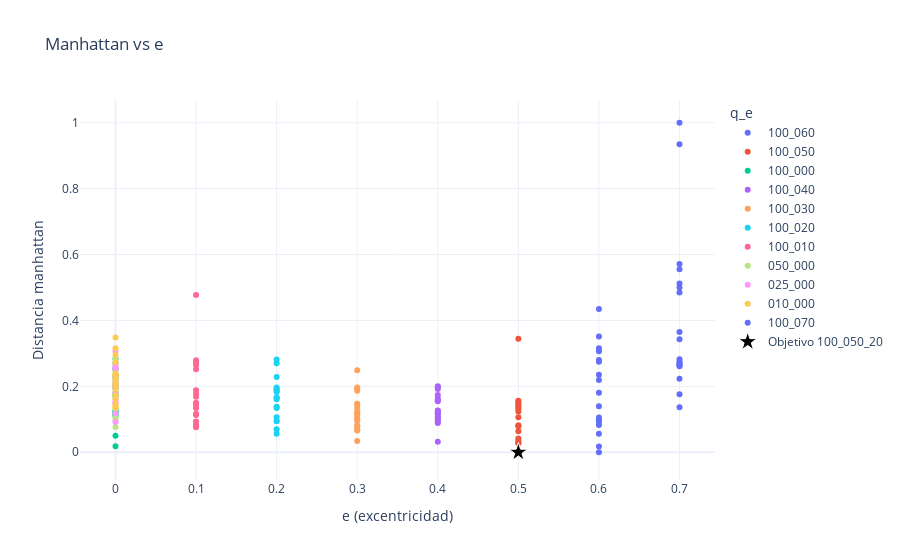

Notebook cell for this chart:
### Code cell
manual  = {}

plot_distance_vs_e_interactive(
    distances,
    distance="manhattan",
    manual_colors=manual,
    title="Manhattan vs e"
)

### Figure 1 — Plotly figure (JSON) as saved in the notebook; plotly's stock layout.template omitted (floating-point values rounded to 4 significant figures)
{"data": [{"customdata": [["100_060_10", 1, "100_060"], ["100_060_09", 1, "100_060"], ["100_060_13", 1, "100_060"], ["100_060_20", 1, "100_060"], ["100_060_05", 1, "100_060"], ["100_060_17", 1, "100_060"], ["100_060_14", 1, "100_060"], ["100_060_06", 1, "100_060"], ["100_060_11", 1, "100_060"], ["100_060_15", 1, "100_060"], ["100_060_08", 1, "100_060"], ["100_060_18", 1, "100_060"], ["100_060_16", 1, "100_060"], ["100_060_12", 1, "100_060"], ["100_060_03", 1, "100_060"], ["100_060_19", 1, "100_060"], ["100_060_07", 1, "100_060"], ["100_060_04", 1, "100_060"]], "hovertemplate": "e (excentricidad)=%{x:.2f}<br>Distancia manhattan=%{y:.4f}<br>id=%{customdata[0]}<br>q_float=%{customdata[1]:.2f}<extra></extra>", "legendgroup": "100_060", "marker": {"color": "#636EFA", "symbol": "circle"}, "mode": "markers", "name": "100_060", "orientation": "v", "showlegend": true, "type": "scatter", "x": [0.6, 0.6, 0.6, 0.6, 0.6, 0.6, 0.6, 0.6, 0.6, 0.6, 0.6, 0.6, 0.6, 0.6, 0.6, 0.6, 0.6, 0.6], "xaxis": "x", "y": [0.0, 0.01741, 0.05586, 0.08284, 0.09267, 0.09697, 0.09946, 0.1053, 0.1394, 0.1807, 0.2193, 0.2354, 0.275, 0.2803, 0.3068, 0.3158, 0.351, 0.4351], "yaxis": "y"}, {"customdata": [["100_050_19", 1, "100_050"], ["100_050_12", 1, "100_050"], ["100_050_15", 1, "100_050"], ["100_050_09", 1, "100_050"], ["100_050_08", 1, "100_050"], ["100_050_16", 1, "100_050"], ["100_050_07", 1, "100_050"], ["100_050_18", 1, "100_050"], ["100_050_13", 1, "100_050"], ["100_050_04", 1, "100_050"], ["100_050_06", 1, "100_050"], ["100_050_11", 1, "100_050"], ["100_050_14", 1, "100_050"], ["100_050_05", 1, "100_050"], ["100_050_10", 1, "100_050"], ["100_050_17", 1, "100_050"], ["100_050_03", 1, "100_050"]], "hovertemplate": "e (excentricidad)=%{x:.2f}<br>Distancia manhattan=%{y:.4f}<br>id=%{customdata[0]}<br>q_float=%{customdata[1]:.2f}<extra></extra>", "legendgroup": "100_050", "marker": {"color": "#EF553B", "symbol": "circle"}, "mode": "markers", "name": "100_050", "orientation": "v", "showlegend": true, "type": "scatter", "x": [0.5, 0.5, 0.5, 0.5, 0.5, 0.5, 0.5, 0.5, 0.5, 0.5, 0.5, 0.5, 0.5, 0.5, 0.5, 0.5, 0.5], "xaxis": "x", "y": [0.003801, 0.02761, 0.02853, 0.0351, 0.04189, 0.06381, 0.07925, 0.08196, 0.1063, 0.1237, 0.1313, 0.1362, 0.1441, 0.1466, 0.1543, 0.1562, 0.3442], "yaxis": "y"}, {"customdata": [["100_000_03", 1, "100_000"], ["100_000_14", 1, "100_000"], ["100_000_17", 1, "100_000"], ["100_000_04", 1, "100_000"], ["100_000_06", 1, "100_000"], ["100_000_18", 1, "100_000"], ["100_000_05", 1, "100_000"], ["100_000_19", 1, "100_000"], ["100_000_07", 1, "100_000"], ["100_000_10", 1, "100_000"], ["100_000_09", 1, "100_000"], ["100_000_20", 1, "100_000"], ["100_000_16", 1, "100_000"], ["100_000_15", 1, "100_000"], ["100_000_13", 1, "100_000"], ["100_000_11", 1, "100_000"], ["100_000_12", 1, "100_000"], ["100_000_08", 1, "100_000"]], "hovertemplate": "e (excentricidad)=%{x:.2f}<br>Distancia manhattan=%{y:.4f}<br>id=%{customdata[0]}<br>q_float=%{customdata[1]:.2f}<extra></extra>", "legendgroup": "100_000", "marker": {"color": "#00CC96", "symbol": "circle"}, "mode": "markers", "name": "100_000", "orientation": "v", "showlegend": true, "type": "scatter", "x": [0.0, 0.0, 0.0, 0.0, 0.0, 0.0, 0.0, 0.0, 0.0, 0.0, 0.0, 0.0, 0.0, 0.0, 0.0, 0.0, 0.0, 0.0], "xaxis": "x", "y": [0.01849, 0.05009, 0.1105, 0.1133, 0.1169, 0.123, 0.1254, 0.1699, 0.1744, 0.1775, 0.1945, 0.2005, 0.2063, 0.2273, 0.2502, 0.254, 0.2702, 0.2835], "yaxis": "y"}, {"customdata": [["100_040_09", 1, "100_040"], ["100_040_19", 1, "100_040"], ["100_040_14", 1, "100_040"], ["100_040_15", 1, "100_040"], ["100_040_18", 1, "100_040"], ["100_040_17", 1, "100_040"], ["100_040_12", 1, "100_040"], ["100_040_20", 1, "100_040"], ["100_040_11", 1, "100_040"], ["100_040_10", 1, "100_040"], ["100_040_16", 1, "100_040"], ["100_040_05", 1, "100_040"], ["100_040_06", 1, "100_040"], ["100_040_03", 1, "100_040"], ["100_040_04", 1, "100_040"], ["100_040_13", 1, "100_040"], ["100_040_07", 1, "100_040"], ["100_040_08", 1, "100_040"]], "hovertemplate": "e (excentricidad)=%{x:.2f}<br>Distancia manhattan=%{y:.4f}<br>id=%{customdata[0]}<br>q_float=%{customdata[1]:.2f}<extra></extra>", "legendgroup": "100_040", "marker": {"color": "#AB63FA", "symbol": "circle"}, "mode": "markers", "name": "100_040", "orientation": "v", "showlegend": true, "type": "scatter", "x": [0.4, 0.4, 0.4, 0.4, 0.4, 0.4, 0.4, 0.4, 0.4, 0.4, 0.4, 0.4, 0.4, 0.4, 0.4, 0.4, 0.4, 0.4], "xaxis": "x", "y": [0.0316, 0.08845, 0.09422, 0.09874, 0.1054, 0.1056, 0.1145, 0.1179, 0.1207, 0.1256, 0.1264, 0.1548, 0.1581, 0.1624, 0.1736, 0.1922, 0.1981, 0.2], "yaxis": "y"}, {"customdata": [["100_030_14", 1, "100_030"], ["100_030_05", 1, "100_030"], ["100_030_17", 1, "100_030"], ["100_030_11", 1, "100_030"], ["100_030_10", 1, "100_030"], ["100_030_04", 1, "100_030"], ["100_030_12", 1, "100_030"], ["100_030_08", 1, "100_030"], ["100_030_13", 1, "100_030"], ["100_030_06", 1, "100_030"], ["100_030_18", 1, "100_030"], ["100_030_16", 1, "100_030"], ["100_030_20", 1, "100_030"], ["100_030_15", 1, "100_030"], ["100_030_19", 1, "100_030"], ["100_030_07", 1, "100_030"], ["100_030_03", 1, "100_030"], ["100_030_09", 1, "100_030"]], "hovertemplate": "e (excentricidad)=%{x:.2f}<br>Distancia manhattan=%{y:.4f}<br>id=%{customdata[0]}<br>q_float=%{customdata[1]:.2f}<extra></extra>", "legendgroup": "100_030", "marker": {"color": "#FFA15A", "symbol": "circle"}, "mode": "markers", "name": "100_030", "orientation": "v", "showlegend": true, "type": "scatter", "x": [0.3, 0.3, 0.3, 0.3, 0.3, 0.3, 0.3, 0.3, 0.3, 0.3, 0.3, 0.3, 0.3, 0.3, 0.3, 0.3, 0.3, 0.3], "xaxis": "x", "y": [0.03386, 0.06625, 0.06802, 0.07787, 0.08159, 0.09557, 0.1003, 0.107, 0.1154, 0.1196, 0.1229, 0.1352, 0.1448, 0.1471, 0.1868, 0.1927, 0.1964, 0.2491], "yaxis": "y"}, {"customdata": [["100_020_03", 1, "100_020"], ["100_020_06", 1, "100_020"], ["100_020_14", 1, "100_020"], ["100_020_08", 1, "100_020"], ["100_020_07", 1, "100_020"], ["100_020_15", 1, "100_020"], ["100_020_09", 1, "100_020"], ["100_020_18", 1, "100_020"], ["100_020_16", 1, "100_020"], ["100_020_17", 1, "100_020"], ["100_020_19", 1, "100_020"], ["100_020_12", 1, "100_020"], ["100_020_04", 1, "100_020"], ["100_020_13", 1, "100_020"], ["100_020_10", 1, "100_020"], ["100_020_20", 1, "100_020"], ["100_020_05", 1, "100_020"], ["100_020_11", 1, "100_020"]], "hovertemplate": "e (excentricidad)=%{x:.2f}<br>Distancia manhattan=%{y:.4f}<br>id=%{customdata[0]}<br>q_float=%{customdata[1]:.2f}<extra></extra>", "legendgroup": "100_020", "marker": {"color": "#19D3F3", "symbol": "circle"}, "mode": "markers", "name": "100_020", "orientation": "v", "showlegend": true, "type": "scatter", "x": [0.2, 0.2, 0.2, 0.2, 0.2, 0.2, 0.2, 0.2, 0.2, 0.2, 0.2, 0.2, 0.2, 0.2, 0.2, 0.2, 0.2, 0.2], "xaxis": "x", "y": [0.0563, 0.0696, 0.09399, 0.0952, 0.1058, 0.1342, 0.1381, 0.1606, 0.1656, 0.1664, 0.1825, 0.1859, 0.1902, 0.1903, 0.1964, 0.2285, 0.27, 0.2813], "yaxis": "y"}, {"customdata": [["100_010_04", 1, "100_010"], ["100_010_18", 1, "100_010"], ["100_010_08", 1, "100_010"], ["100_010_06", 1, "100_010"], ["100_010_15", 1, "100_010"], ["100_010_20", 1, "100_010"], ["100_010_17", 1, "100_010"], ["100_010_13", 1, "100_010"], ["100_010_19", 1, "100_010"], ["100_010_09", 1, "100_010"], ["100_010_11", 1, "100_010"], ["100_010_10", 1, "100_010"], ["100_010_07", 1, "100_010"], ["100_010_16", 1, "100_010"], ["100_010_14", 1, "100_010"], ["100_010_12", 1, "100_010"], ["100_010_03", 1, "100_010"], ["100_010_05", 1, "100_010"]], "hovertemplate": "e (excentricidad)=%{x:.2f}<br>Distancia manhattan=%{y:.4f}<br>id=%{customdata[0]}<br>q_float=%{customdata[1]:.2f}<extra></extra>", "legendgroup": "100_010", "marker": {"color": "#FF6692", "symbol": "circle"}, "mode": "markers", "name": "100_010", "orientation": "v", "showlegend": true, "type": "scatter", "x": [0.1, 0.1, 0.1, 0.1, 0.1, 0.1, 0.1, 0.1, 0.1, 0.1, 0.1, 0.1, 0.1, 0.1, 0.1, 0.1, 0.1, 0.1], "xaxis": "x", "y": [0.07602, 0.08018, 0.08368, 0.09316, 0.113, 0.1171, 0.1341, 0.1361, 0.1461, 0.1502, 0.1686, 0.1779, 0.1881, 0.2521, 0.2646, 0.2722, 0.2792, 0.4776], "yaxis": "y"}, {"customdata": [["050_000_11", 0.5, "050_000"], ["050_000_04", 0.5, "050_000"], ["050_000_18", 0.5, "050_000"], ["050_000_17", 0.5, "050_000"], ["050_000_08", 0.5, "050_000"], ["050_000_20", 0.5, "050_000"], ["050_000_16", 0.5, "050_000"], ["050_000_13", 0.5, "050_000"], ["050_000_19", 0.5, "050_000"], ["050_000_10", 0.5, "050_000"], ["050_000_05", 0.5, "050_000"], ["050_000_06", 0.5, "050_000"], ["050_000_14", 0.5, "050_000"], ["050_000_09", 0.5, "050_000"], ["050_000_15", 0.5, "050_000"], ["050_000_07", 0.5, "050_000"], ["050_000_03", 0.5, "050_000"], ["050_000_12", 0.5, "050_000"]], "hovertemplate": "e (excentricidad)=%{x:.2f}<br>Distancia manhattan=%{y:.4f}<br>id=%{customdata[0]}<br>q_float=%{customdata[1]:.2f}<extra></extra>", "legendgroup": "050_000", "marker": {"color": "#B6E880", "symbol": "circle"}, "mode": "markers", "name": "050_000", "orientation": "v", "showlegend": true, "type": "scatter", "x": [0.0, 0.0, 0.0, 0.0, 0.0, 0.0, 0.0, 0.0, 0.0, 0.0, 0.0, 0.0, 0.0, 0.0, 0.0, 0.0, 0.0, 0.0], "xaxis": "x", "y": [0.07648, 0.09682, 0.1053, 0.1107, 0.1324, 0.1715, 0.1784, 0.1789, 0.1814, 0.1822, 0.2014, 0.2169, 0.2219, 0.234, 0.2361, 0.255, 0.2681, 0.2819], "yaxis": "y"}, {"customdata": [["025_000_14", 0.25, "025_000"], ["025_000_04", 0.25, "025_000"], ["025_000_18", 0.25, "025_000"], ["025_000_12", 0.25, "025_000"], ["025_000_20", 0.25, "025_000"], ["025_000_15", 0.25, "025_000"], ["025_000_19", 0.25, "025_000"], ["025_000_11", 0.25, "025_000"], ["025_000_16", 0.25, "025_000"], ["025_000_10", 0.25, "025_000"], ["025_000_05", 0.25, "025_000"], ["025_000_06", 0.25, "025_000"], ["025_000_17", 0.25, "025_000"], ["025_000_08", 0.25, "025_000"], ["025_000_03", 0.25, "025_000"], ["025_000_09", 0.25, "025_000"], ["025_000_13", 0.25, "025_000"], ["025_000_07", 0.25, "025_000"]], "hovertemplate": "e (excentricidad)=%{x:.2f}<br>Distancia manhattan=%{y:.4f}<br>id=%{customdata[0]}<br>q_float=%{customdata[1]:.2f}<extra></extra>", "legendgroup": "025_000", "marker": {"color": "#FF97FF", "symbol": "circle"}, "mode": "markers", "name": "025_000", "orientation": "v", "showlegend": true, "type": "scatter", "x": [0.0, 0.0, 0.0, 0.0, 0.0, 0.0, 0.0, 0.0, 0.0, 0.0, 0.0, 0.0, 0.0, 0.0, 0.0, 0.0, 0.0, 0.0], "xaxis": "x", "y": [0.0915, 0.1175, 0.1478, 0.148, 0.15, 0.1591, 0.1813, 0.195, 0.2008, 0.2042, 0.2141, 0.23, 0.237, 0.2514, 0.2574, 0.2611, 0.2702, 0.306], "yaxis": "y"}, {"customdata": [["010_000_18", 0.1, "010_000"], ["010_000_10", 0.1, "010_000"], ["010_000_05", 0.1, "010_000"], ["010_000_13", 0.1, "010_000"], ["010_000_17", 0.1, "010_000"], ["010_000_16", 0.1, "010_000"], ["010_000_11", 0.1, "010_000"], ["010_000_15", 0.1, "010_000"], ["010_000_03", 0.1, "010_000"], ["010_000_19", 0.1, "010_000"], ["010_000_04", 0.1, "010_000"], ["010_000_20", 0.1, "010_000"], ["010_000_14", 0.1, "010_000"], ["010_000_07", 0.1, "010_000"], ["010_000_09", 0.1, "010_000"], ["010_000_12", 0.1, "010_000"], ["010_000_06", 0.1, "010_000"], ["010_000_08", 0.1, "010_000"]], "hovertemplate": "e (excentricidad)=%{x:.2f}<br>Distancia manhattan=%{y:.4f}<br>id=%{customdata[0]}<br>q_float=%{customdata[1]:.2f}<extra></extra>", "legendgroup": "010_000", "marker": {"color": "#FECB52", "symbol": "circle"}, "mode": "markers", "name": "010_000", "orientation": "v", "showlegend": true, "type": "scatter", "x": [0.0, 0.0, 0.0, 0.0, 0.0, 0.0, 0.0, 0.0, 0.0, 0.0, 0.0, 0.0, 0.0, 0.0, 0.0, 0.0, 0.0, 0.0], "xaxis": "x", "y": [0.1349, 0.1374, 0.1453, 0.1622, 0.1723, 0.1922, 0.1999, 0.2071, 0.2094, 0.2216, 0.2309, 0.2356, 0.2361, 0.2392, 0.2735, 0.2955, 0.3158, 0.3482], "yaxis": "y"}, {"customdata": [["100_070_15", 1, "100_070"], ["100_070_18", 1, "100_070"], ["100_070_12", 1, "100_070"], ["100_070_10", 1, "100_070"], ["100_070_17", 1, "100_070"], ["100_070_09", 1, "100_070"], ["100_070_06", 1, "100_070"], ["100_070_07", 1, "100_070"], ["100_070_11", 1, "100_070"], ["100_070_16", 1, "100_070"], ["100_070_20", 1, "100_070"], ["100_070_14", 1, "100_070"], ["100_070_13", 1, "100_070"], ["100_070_08", 1, "100_070"], ["100_070_19", 1, "100_070"], ["100_070_04", 1, "100_070"], ["100_070_05", 1, "100_070"], ["100_070_03", 1, "100_070"]], "hovertemplate": "e (excentricidad)=%{x:.2f}<br>Distancia manhattan=%{y:.4f}<br>id=%{customdata[0]}<br>q_float=%{customdata[1]:.2f}<extra></extra>", "legendgroup": "100_070", "marker": {"color": "#636EFA", "symbol": "circle"}, "mode": "markers", "name": "100_070", "orientation": "v", "showlegend": true, "type": "scatter", "x": [0.7, 0.7, 0.7, 0.7, 0.7, 0.7, 0.7, 0.7, 0.7, 0.7, 0.7, 0.7, 0.7, 0.7, 0.7, 0.7, 0.7, 0.7], "xaxis": "x", "y": [0.1365, 0.1757, 0.2228, 0.2609, 0.2638, 0.2669, 0.2717, 0.2746, 0.2826, 0.3428, 0.3647, 0.4846, 0.4999, 0.5125, 0.5555, 0.5717, 0.935, 1.0], "yaxis": "y"}, {"hovertemplate": "<b>Objetivo</b><br>id: 100_050_20<br>q: 1.00<br>e: 0.50<br>manhattan: 0", "marker": {"color": "black", "line": {"color": "white", "width": 1}, "size": 14, "symbol": "star"}, "mode": "markers", "name": "Objetivo 100_050_20", "showlegend": true, "type": "scatter", "x": [0.5], "y": [0]}], "layout": {"autosize": true, "legend": {"title": {"text": "q_e"}, "tracegroupgap": 0}, "title": {"text": "Manhattan vs e"}, "xaxis": {"anchor": "y", "autorange": true, "domain": [0, 1], "range": [-0.04289, 0.7429], "title": {"text": "e (excentricidad)"}, "type": "linear"}, "yaxis": {"anchor": "x", "autorange": true, "domain": [0, 1], "range": [-0.1187, 1.085], "title": {"text": "Distancia manhattan"}, "type": "linear"}}}
